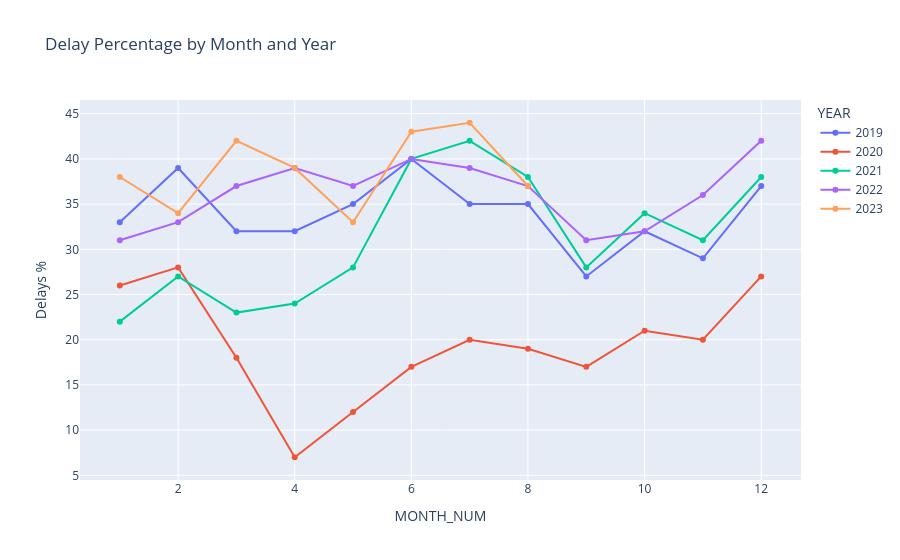

Notebook source saved alongside this figure:
### Code cell
fig = px.line(
    Time.sort_values(['YEAR', 'MONTH_NUM']),
    x='MONTH_NUM',
    y='Delays %',
    color='YEAR',
    markers=True,
    title='Delay Percentage by Month and Year'
)

fig.show()

### Figure 1 — Plotly figure (JSON) as saved in the notebook; plotly's stock layout.template omitted (floating-point values rounded to 4 significant figures)
{"data": [{"hovertemplate": "YEAR=2019<br>MONTH_NUM=%{x}<br>Delays %=%{y}<extra></extra>", "legendgroup": "2019", "line": {"color": "#636efa", "dash": "solid"}, "marker": {"symbol": "circle"}, "mode": "lines+markers", "name": "2019", "orientation": "v", "showlegend": true, "type": "scatter", "x": [1, 2, 3, 4, 5, 6, 7, 8, 9, 10, 11, 12], "xaxis": "x", "y": [33.0, 39.0, 32.0, 32.0, 35.0, 40.0, 35.0, 35.0, 27.0, 32.0, 29.0, 37.0], "yaxis": "y"}, {"hovertemplate": "YEAR=2020<br>MONTH_NUM=%{x}<br>Delays %=%{y}<extra></extra>", "legendgroup": "2020", "line": {"color": "#EF553B", "dash": "solid"}, "marker": {"symbol": "circle"}, "mode": "lines+markers", "name": "2020", "orientation": "v", "showlegend": true, "type": "scatter", "x": [1, 2, 3, 4, 5, 6, 7, 8, 9, 10, 11, 12], "xaxis": "x", "y": [26.0, 28.0, 18.0, 7.0, 12.0, 17.0, 20.0, 19.0, 17.0, 21.0, 20.0, 27.0], "yaxis": "y"}, {"hovertemplate": "YEAR=2021<br>MONTH_NUM=%{x}<br>Delays %=%{y}<extra></extra>", "legendgroup": "2021", "line": {"color": "#00cc96", "dash": "solid"}, "marker": {"symbol": "circle"}, "mode": "lines+markers", "name": "2021", "orientation": "v", "showlegend": true, "type": "scatter", "x": [1, 2, 3, 4, 5, 6, 7, 8, 9, 10, 11, 12], "xaxis": "x", "y": [22.0, 27.0, 23.0, 24.0, 28.0, 40.0, 42.0, 38.0, 28.0, 34.0, 31.0, 38.0], "yaxis": "y"}, {"hovertemplate": "YEAR=2022<br>MONTH_NUM=%{x}<br>Delays %=%{y}<extra></extra>", "legendgroup": "2022", "line": {"color": "#ab63fa", "dash": "solid"}, "marker": {"symbol": "circle"}, "mode": "lines+markers", "name": "2022", "orientation": "v", "showlegend": true, "type": "scatter", "x": [1, 2, 3, 4, 5, 6, 7, 8, 9, 10, 11, 12], "xaxis": "x", "y": [31.0, 33.0, 37.0, 39.0, 37.0, 40.0, 39.0, 37.0, 31.0, 32.0, 36.0, 42.0], "yaxis": "y"}, {"hovertemplate": "YEAR=2023<br>MONTH_NUM=%{x}<br>Delays %=%{y}<extra></extra>", "legendgroup": "2023", "line": {"color": "#FFA15A", "dash": "solid"}, "marker": {"symbol": "circle"}, "mode": "lines+markers", "name": "2023", "orientation": "v", "showlegend": true, "type": "scatter", "x": [1, 2, 3, 4, 5, 6, 7, 8], "xaxis": "x", "y": [38.0, 34.0, 42.0, 39.0, 33.0, 43.0, 44.0, 37.0], "yaxis": "y"}], "layout": {"legend": {"title": {"text": "YEAR"}, "tracegroupgap": 0}, "title": {"text": "Delay Percentage by Month and Year"}, "xaxis": {"anchor": "y", "domain": [0, 1], "title": {"text": "MONTH_NUM"}}, "yaxis": {"anchor": "x", "domain": [0, 1], "title": {"text": "Delays %"}}}}
